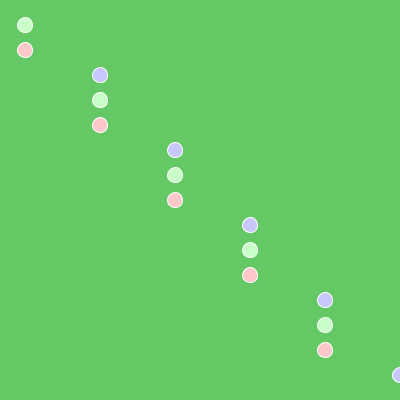
Frame 1 (no input)
Frame 60 (the mouse pressed at the canvas centre just before this capture): identical to frame 1, image omitted
Frame 120 (the mouse held since frame 60 and released just before this capture): identical to frame 1, image omitted

The Processing sketch that drew this single still picture (run headless with seeded random() and noise(); from frame 60 on, the mouse is pressed at the canvas centre):

// Processing sketch: processing_38274
// ── processing_38274.pde

// Homework 5, September 2011
// Copyright Manuela Kind, CMU Pittsburgh PA
//----------------------------------------------

//-------------variables---------------

int y;
int x;
int h;
int w;
color pink;
color gruen;
color blau;
float col;

//-------------setup-------------------

void setup ()
{
  //variables
  x   =  25;
  y   =  25;
  h   =  15;
  w   =  15;
  
  pink  = color (255, 200, 200);
  gruen = color (200, 255, 200);
  blau  = color (200, 200, 255);
  col   = color (random(200), random(200), random(200));

  //general
  size (400, 400);
  background (100, 200, 100);
  stroke (255);
  smooth();
}

//-------------draw-------------------

void draw ()
{
  ellipseMode(CENTER);
  background (100, 200, 100);
  x = 25; y = 25;       
  while (x < 400)
  {

//circles
    fill (gruen);
    ellipse (x, y, h, w);
    x = x + 25;
    y = y + 25;

    fill (pink);
    ellipse (x-25, y, h, w);
    x = x + 25;
    y = y + 25;

    fill (blau);
    ellipse (x+25, y, h, w);
    x = x + 25;
    y = y + 25;
    }
 
}

//---------random color----------------


void keyPressed()
  {
    
   x   =  25;
   y   =  25;
   while (x < 400)
  { 
    col   = color (random(256), random(256), random(256));
    fill (col);
    ellipse (x, y, h, w);
    x = x + 25;
    y = y + 25;

    fill (col);
    ellipse (x-25, y, h, w);
    x = x + 25;
    y = y + 25;

    fill (col);
    ellipse (x+25, y, h, w);
    x = x + 25;
    y = y + 25;
    }
  

}

  
